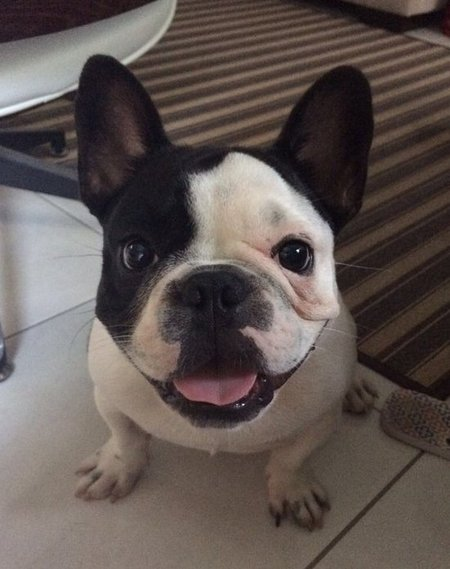
//> input picture imagem.jpg, 450 x 569 px
$ ./cannypoints   (built with g++ and OpenCV 4)
//> lines starting //> are read from the running program, lines starting //| are printed output that depends on the picture
#include <iostream>
#include <opencv2/opencv.hpp>
#include <fstream>
#include <iomanip>
#include <vector>
#include <algorithm>
#include <numeric>
#include <ctime>
#include <cstdlib>

using namespace std;
using namespace cv;

#define STEP 5
#define JITTER 3
#define RAIO 5

int main(int argc, char** argv){
  Mat Original, borderOriginalImage;
  Mat Pontilhismo;
  int x, y, width, height, gray;
  //arrays de índices que servirão para identificar elementos da imagem de referência
  vector<int> yrange;
  vector<int> xrange;

  srand(time(0));

  Original= imread("imagem.jpg" ,CV_LOAD_IMAGE_GRAYSCALE);
//> Original: 569 rows x 450 cols, CV_8UC1; min 5, max 255, mean 88.1

  width = Original.size().width;
//> width = 450
  height = Original.size().height;
//> height = 569
  xrange.resize(height/STEP);
//> xrange = 113 values from 0 to 0
  yrange.resize(width/STEP);
//> yrange = 90 values from 0 to 0
  iota(xrange.begin(), xrange.end(), 0);
//> xrange = 113 values from 0 to 112
  iota(yrange.begin(), yrange.end(), 0);
//> yrange = 90 values from 0 to 89

  for(uint i=0; i<xrange.size(); i++){
    xrange[i]= xrange[i]*STEP+STEP/2;
  }
//> after the loop, xrange = 113 values from 2 to 562

  for(uint i=0; i<yrange.size(); i++){
    yrange[i]= yrange[i]*STEP+STEP/2;
  }

  Original.copyTo(Pontilhismo);

  //Executa o pontilhismo;
  for(auto i : xrange){
    random_shuffle(yrange.begin(), yrange.end());
    for(auto j : yrange){
      x = i+rand()%(2*JITTER)-JITTER+1;
      y = j+rand()%(2*JITTER)-JITTER+1;
      gray = Original.at<uchar>(x,y);
      circle(Pontilhismo, cv::Point(y,x), RAIO, CV_RGB(gray,gray,gray), -1, CV_AA);
    }
  }
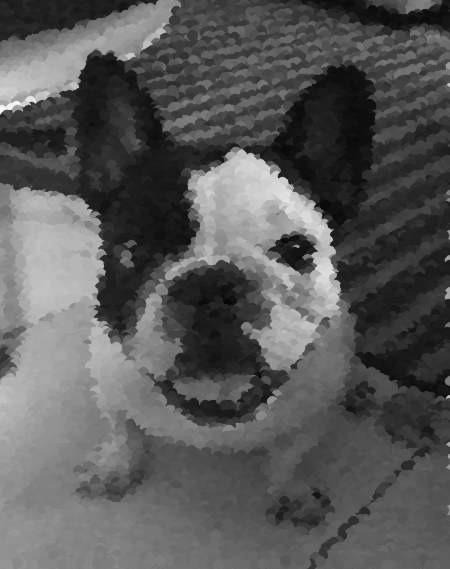
//> Pontilhismo: 569 rows x 450 cols, CV_8UC1; min 8, max 245, mean 88.4

  imshow("Imagem Pontilhista", Pontilhismo);
  imwrite("imagemComPontilhismo.jpg", Pontilhismo);

   //Aplica Canny
   for(int z=0; z<5; z++){
     Canny(Original, borderOriginalImage, 10*z, 50*z);
     int raio = 5-z;

     for(int i=0; i<height; i++ ){
        for(int j=0; j<width; j++){
           if(borderOriginalImage.at<uchar>(i,j) == 255){
              gray = Original.at<uchar>(i,j);
              circle(Pontilhismo, cv::Point(j,i), raio, CV_RGB(gray,gray,gray), -1, CV_AA);
             }
        }
    }


  }
//> this loop made 5 passes
//> gray on passes 1 to 5: 95, 99, 90, 90, 90
//> pass 1, `Canny(Original, borderOriginalImage, 10*z, 50*z);`:
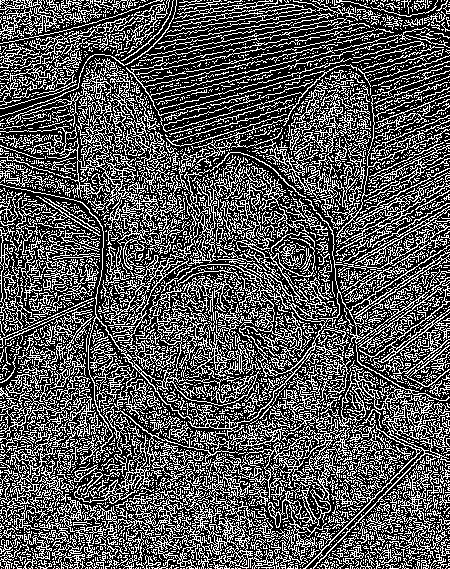
//> borderOriginalImage: 569 rows x 450 cols, CV_8UC1; 33.9% white in thin lines or dots
//> pass 2, `Canny(Original, borderOriginalImage, 10*z, 50*z);`:
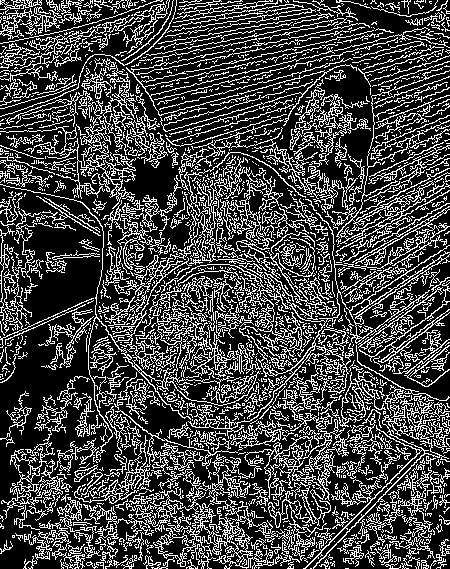
//> borderOriginalImage: 569 rows x 450 cols, CV_8UC1; 27.4% white in thin lines or dots
//> pass 3, `Canny(Original, borderOriginalImage, 10*z, 50*z);`:
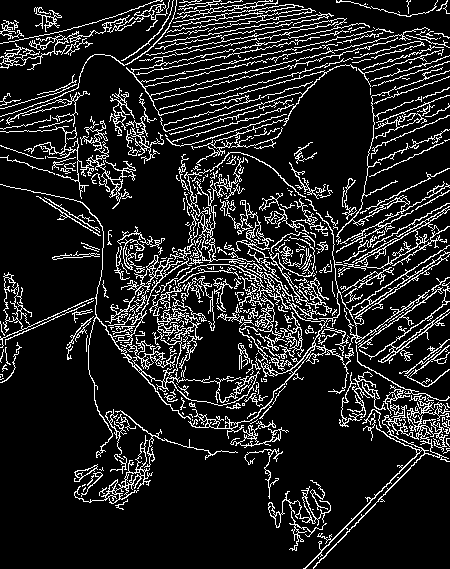
//> borderOriginalImage: 569 rows x 450 cols, CV_8UC1; 13.7% white in thin lines or dots
//> after the loop:
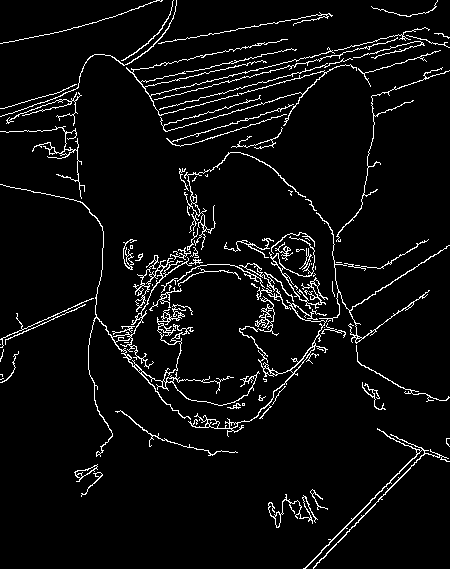
//> borderOriginalImage: 569 rows x 450 cols, CV_8UC1; 5.2% white in thin lines or dots
//> after the loop:
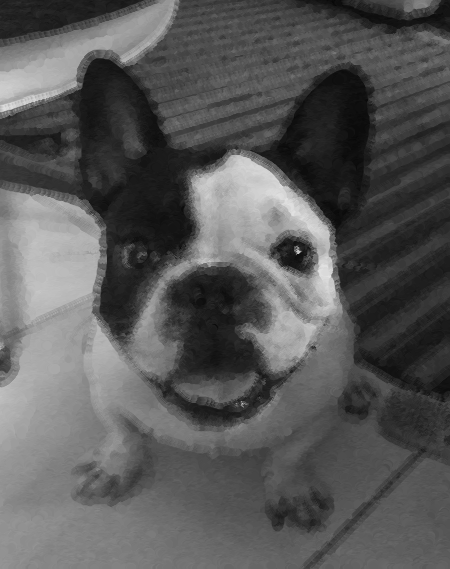
//> Pontilhismo: 569 rows x 450 cols, CV_8UC1; min 8, max 227, mean 88.5
//> after the loop, gray = 90
  imshow("Pontilhismo", Pontilhismo);
  imwrite("imagemComPontilhismo.jpg", Pontilhismo);


   waitKey();
  return 0;
}

$ run again, with india.jpg copied over imagem.jpg
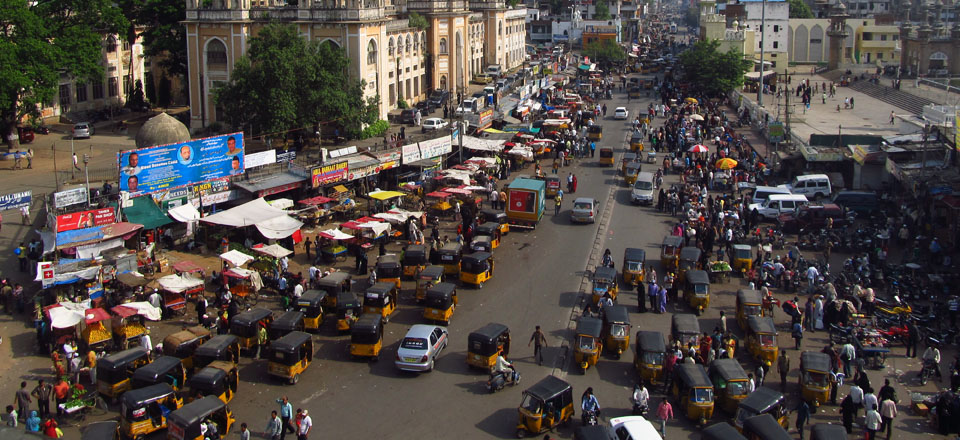
//> input picture india.jpg, 960 x 440 px
//> the loop `for(int z=0; z<5; z++)` made 5 passes
//> gray on passes 1 to 5: 54, 54, 58, 58, 49
//> pass 1, `Canny(Original, borderOriginalImage, 10*z, 50*z);`:
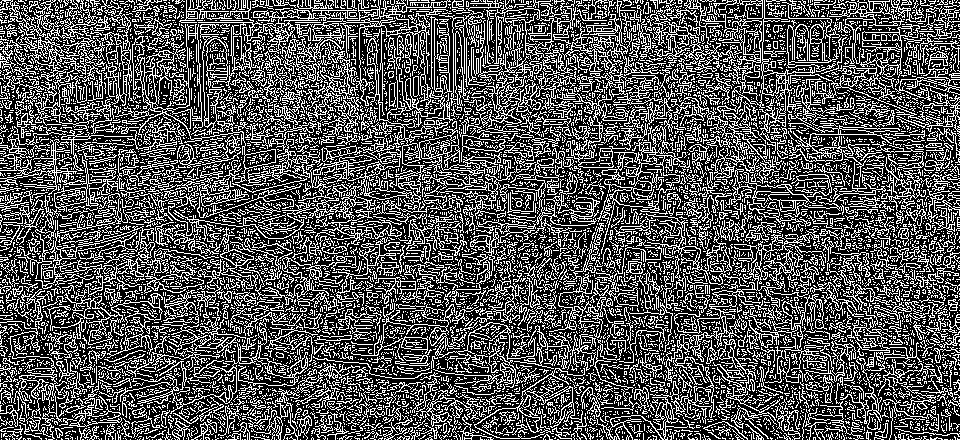
//> borderOriginalImage: 440 rows x 960 cols, CV_8UC1; 33.2% white in thin lines or dots
//> after the loop `for(int z=0; z<5; z++)`:
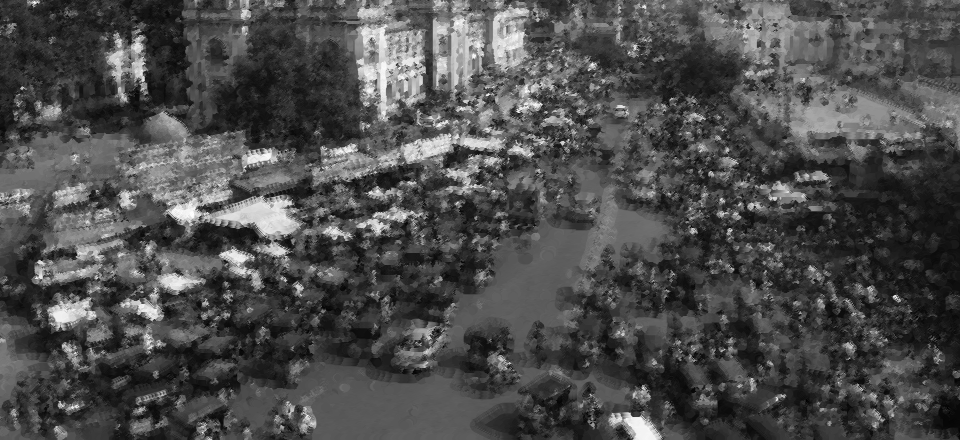
//> Pontilhismo: 440 rows x 960 cols, CV_8UC1; min 0, max 255, mean 76.3
//> after the loop `for(int z=0; z<5; z++)`: gray = 49

$ run again, with equalize.png saved as imagem.jpg
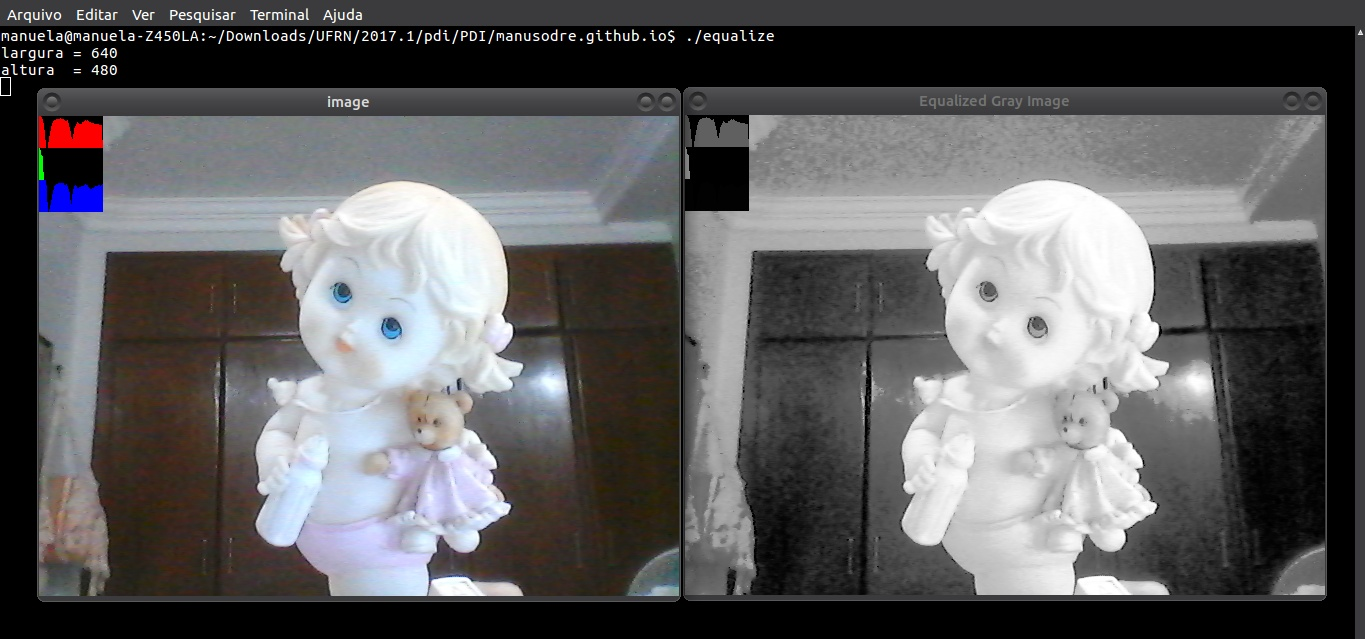
//> input picture equalize.png, 1365 x 639 px
//> the loop `for(int z=0; z<5; z++)` made 5 passes
//> pass 1, `Canny(Original, borderOriginalImage, 10*z, 50*z);`:
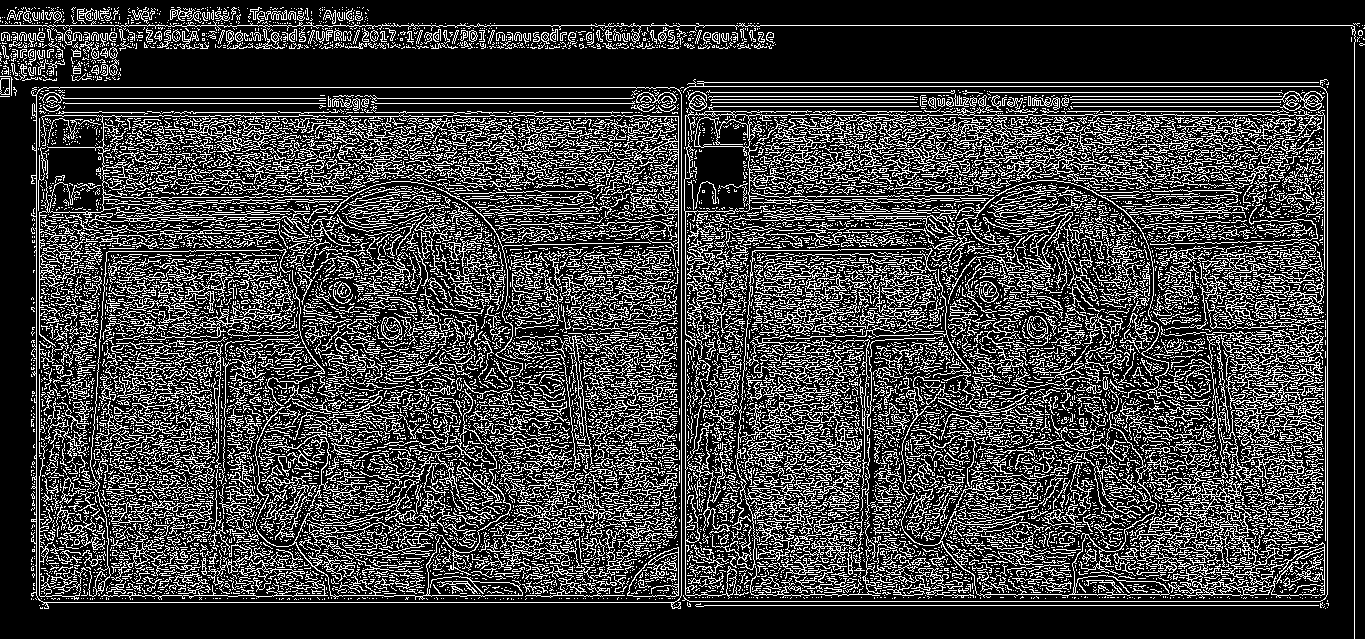
//> borderOriginalImage: 639 rows x 1365 cols, CV_8UC1; 24.2% white in thin lines or dots
//> after the loop `for(int z=0; z<5; z++)`:
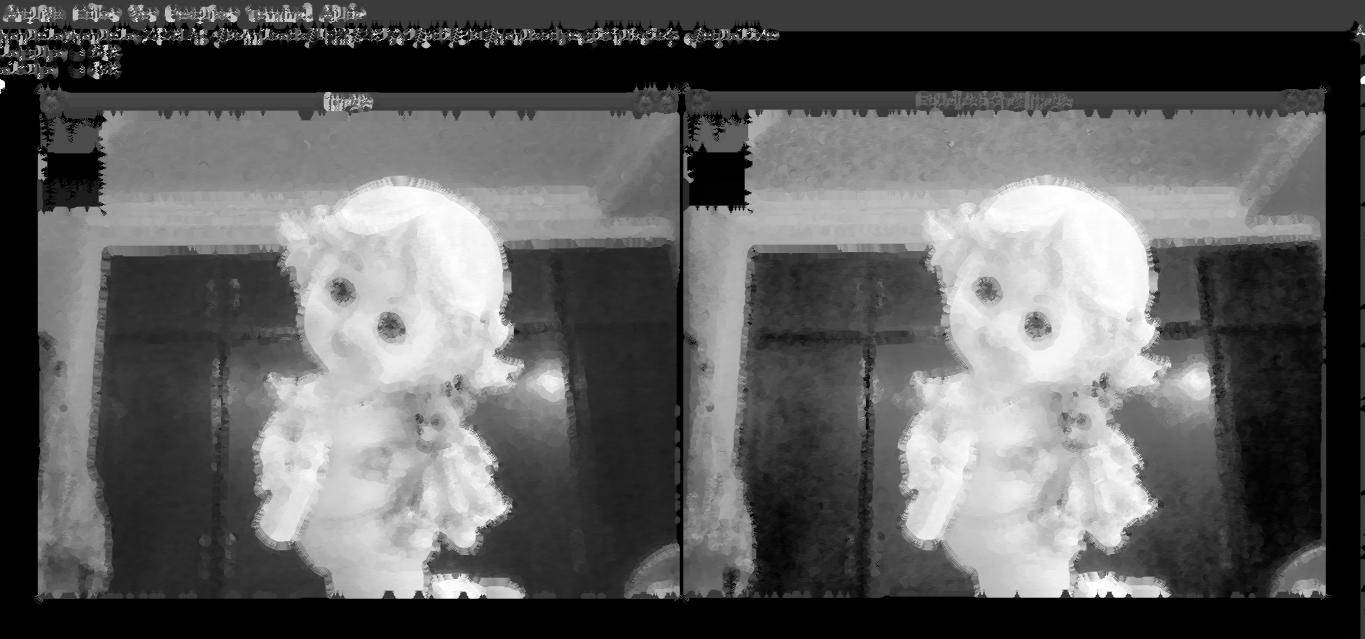
//> Pontilhismo: 639 rows x 1365 cols, CV_8UC1; min 0, max 255, mean 94.1
//> after the loop `for(int z=0; z<5; z++)`: gray = 1
